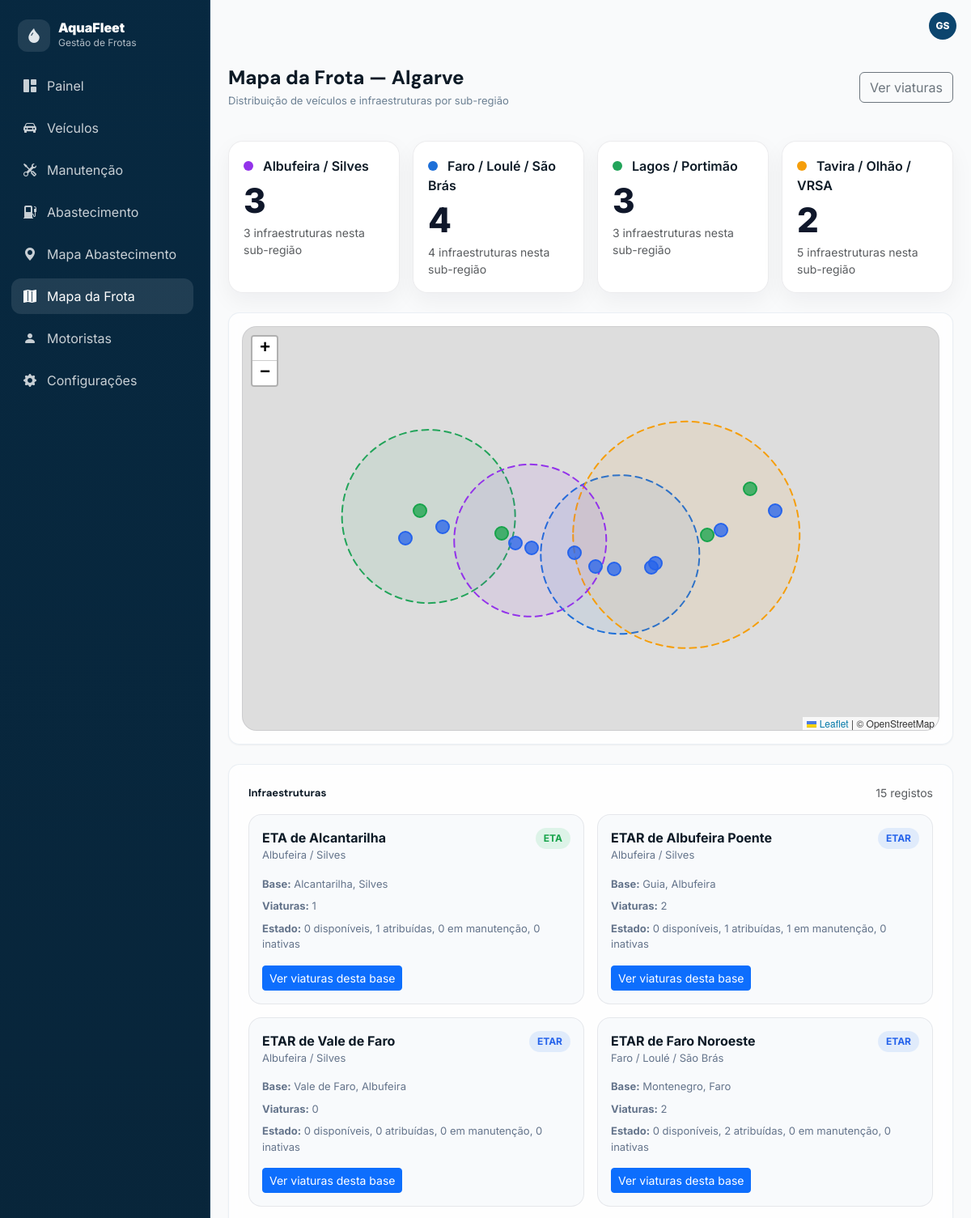
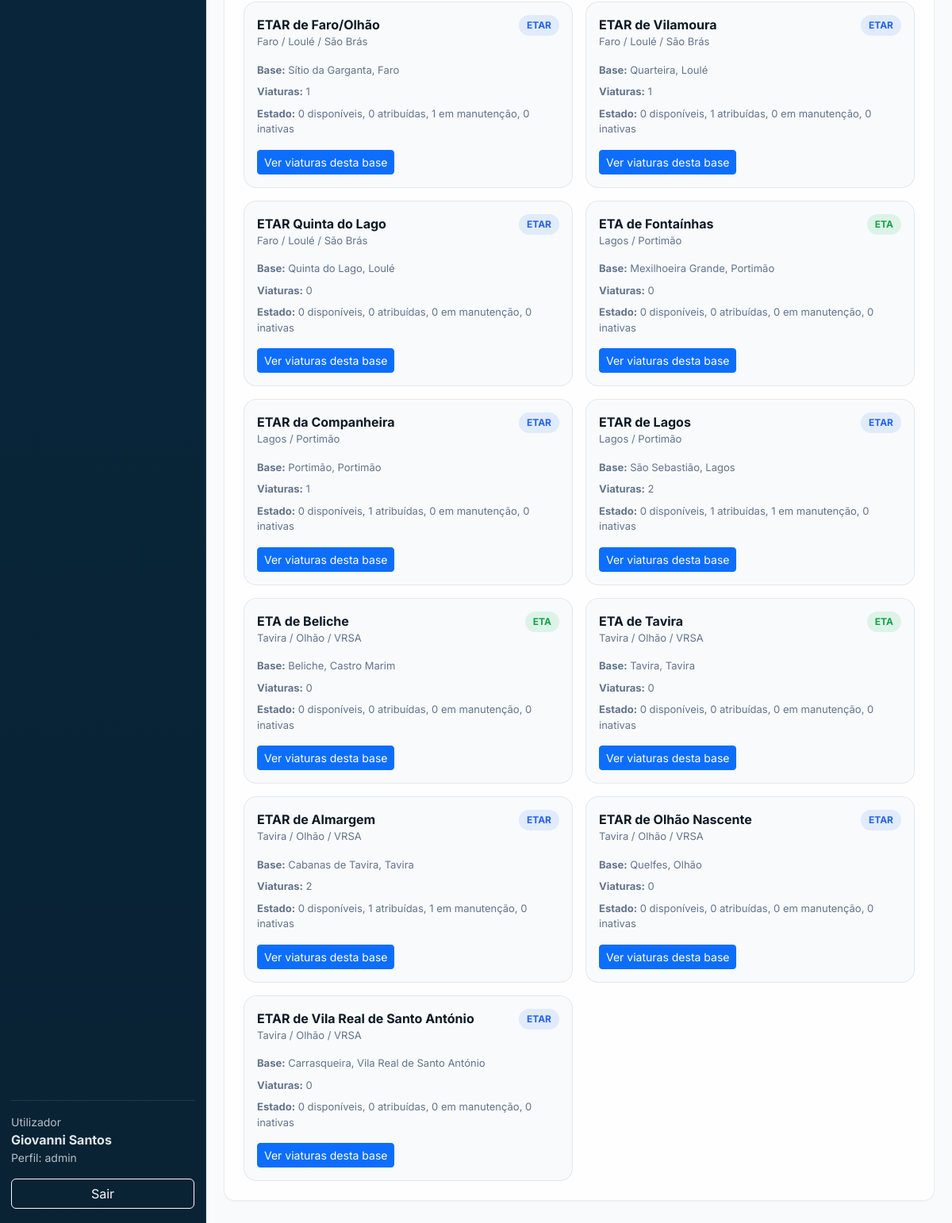
Screenshot of /mapa-frota/index.php (signed in) with the database file from the repository (2 pictures, top to bottom).
### tables this page shows
CREATE TABLE `infraestruturas` (
  `id` int(11) NOT NULL,
  `nome` varchar(150) NOT NULL,
  `tipo` enum('ETA','ETAR') NOT NULL,
  `concelho` varchar(100) DEFAULT NULL,
  `localidade` varchar(150) DEFAULT NULL,
  `sub_regiao` varchar(100) NOT NULL,
  `latitude` decimal(10,7) DEFAULT NULL,
  `longitude` decimal(10,7) DEFAULT NULL,
  `ativo` tinyint(1) NOT NULL DEFAULT 1,
  `criado_em` timestamp NOT NULL DEFAULT current_timestamp()
);

### mapa-frota/index.php (the view, shortened to what this page needs)
<?php
require_once __DIR__ . "/../inc/database.php";
require_once __DIR__ . "/../inc/header.php";
function h($s) {
  return htmlspecialchars((string)$s, ENT_QUOTES, 'UTF-8');
}
function qs(array $changes = []) {
  $params = $_GET;
  foreach ($changes as $k => $v) {
    if ($v === null || $v === '') {
      unset($params[$k]);
    } else {
      $params[$k] = $v;
    }
  }
  $query = http_build_query($params);
  return $query ? ('?' . $query) : '';
}
$infraestrutura_id = isset($_GET['infraestrutura_id']) && ctype_digit((string)$_GET['infraestrutura_id'])
  ? (int)$_GET['infraestrutura_id']
  : 0;
$sql = "
  SELECT
    i.id,
    i.nome,
    i.tipo,
    i.concelho,
    i.localidade,
    i.sub_regiao,
    i.latitude,
    i.longitude,
    COUNT(v.id) AS total_viaturas,
    SUM(CASE WHEN v.estado = 'Disponível' THEN 1 ELSE 0 END) AS disponiveis,
    SUM(CASE WHEN v.estado = 'Atribuída' THEN 1 ELSE 0 END) AS atribuidas,
    SUM(CASE WHEN v.estado = 'Em Manutenção' THEN 1 ELSE 0 END) AS manutencao,
    SUM(CASE WHEN v.estado = 'Inativo' THEN 1 ELSE 0 END) AS inativas
  FROM infraestruturas i
  LEFT JOIN viaturas v ON v.infraestrutura_id = i.id
  WHERE i.ativo = 1
  GROUP BY
    i.id, i.nome, i.tipo, i.concelho, i.localidade,
    i.sub_regiao, i.latitude, i.longitude
  ORDER BY i.sub_regiao ASC, i.tipo ASC, i.nome ASC
";
$res = mysqli_query($ligacao, $sql);
$infraestruturas = [];
$subRegioes = [];
if ($res) {
  while ($row = mysqli_fetch_assoc($res)) {
    $item = [
      'id' => (int)$row['id'],
      'nome' => (string)$row['nome'],
      'tipo' => (string)$row['tipo'],
      'concelho' => (string)($row['concelho'] ?? ''),
      'localidade' => (string)($row['localidade'] ?? ''),
      'sub_regiao' => (string)$row['sub_regiao'],
      'latitude' => $row['latitude'] !== null ? (float)$row['latitude'] : null,
      'longitude' => $row['longitude'] !== null ? (float)$row['longitude'] : null,
      'total_viaturas' => (int)$row['total_viaturas'],
      'disponiveis' => (int)$row['disponiveis'],
      'atribuidas' => (int)$row['atribuidas'],
      'manutencao' => (int)$row['manutencao'],
      'inativas' => (int)$row['inativas'],
    ];
    $infraestruturas[] = $item;
    $sr = $item['sub_regiao'];
    if (!isset($subRegioes[$sr])) {
      $subRegioes[$sr] = [
        'nome' => $sr,
        'infraestruturas' => 0,
        'viaturas' => 0
      ];
    }
    $subRegioes[$sr]['infraestruturas']++;
    $subRegioes[$sr]['viaturas'] += $item['total_viaturas'];
  }
}
$subRegioes = array_values($subRegioes);
?>
<link rel="stylesheet" href="https://unpkg.com/leaflet@1.9.4/dist/leaflet.css">
<div class="space-y-6">
  <div class="d-flex flex-column flex-md-row align-items-start align-items-md-center justify-content-between gap-3 mb-4">
    <div>
      <h1 class="page-title">Mapa da Frota — Algarve</h1>
      <div class="page-subtitle">Distribuição de veículos e infraestruturas por sub-região</div>
    </div>
    <div class="d-flex gap-2 flex-wrap">
      <a href="<?php echo $BASE_URL; ?>/viaturas/index.php" class="btn btn-outline-secondary">Ver viaturas</a>
    </div>
  </div>
  <div class="row g-3 mb-4">
    <?php
      $cores = [
        'Faro / Loulé / São Brás' => '#1d6fd8',
        'Lagos / Portimão' => '#22a45a',
        'Tavira / Olhão / VRSA' => '#f59e0b',
        'Albufeira / Silves' => '#9333ea',
      ];
    ?>
    <?php foreach ($subRegioes as $sr): ?>
      <div class="col-12 col-md-6 col-xl-3">
        <div class="region-card">
          <div class="fw-semibold">
            <span class="region-dot" style="background: <?php echo h($cores[$sr['nome']] ?? '#64748b'); ?>;"></span>
            <?php echo h($sr['nome']); ?>
          </div>
          <div class="region-number"><?php echo (int)$sr['viaturas']; ?></div>
          <div class="text-muted small">
            <?php echo (int)$sr['infraestruturas']; ?> infraestruturas nesta sub-região
          </div>
        </div>
      </div>
    <?php endforeach; ?>
  </div>
  <div class="glass-card p-3 mb-4">
    <div id="fleetMap"></div>
  </div>
  <div class="glass-card p-4">
    <div class="d-flex justify-content-between align-items-center mb-3">
      <h3 class="section-title mb-0">Infraestruturas</h3>
      <div class="small text-muted"><?php echo count($infraestruturas); ?> registos</div>
    </div>
    <div class="row g-3">
      <?php if ($infraestruturas): ?>
        <?php foreach ($infraestruturas as $i): ?>
          <?php
            $isActive = ($infraestrutura_id > 0 && $infraestrutura_id === (int)$i['id']);
            $moradaBase = trim(($i['localidade'] ?: '') . ($i['concelho'] ? ', ' . $i['concelho'] : ''));
          ?>
          <div class="col-12 col-xl-6">
            <div class="infra-card <?php echo $isActive ? 'active' : ''; ?>">
              <div class="d-flex flex-column flex-md-row justify-content-between align-items-start gap-3 mb-3">
                <div>
                  <div class="fw-bold"><?php echo h($i['nome']); ?></div>
                  <div class="small-muted"><?php echo h($i['sub_regiao']); ?></div>
                </div>
                <span class="badge-mini <?php echo $i['tipo'] === 'ETA' ? 'badge-eta' : 'badge-etar'; ?>">
                  <?php echo h($i['tipo']); ?>
                </span>
              </div>
              <div class="small-muted mb-2">
                <strong>Base:</strong>
                <?php echo $moradaBase !== '' ? h($moradaBase) : 'Não definida'; ?>
              </div>
              <div class="small-muted mb-2">
                <strong>Viaturas:</strong> <?php echo (int)$i['total_viaturas']; ?>
              </div>
              <div class="small-muted mb-3">
                <strong>Estado:</strong>
                <?php echo (int)$i['disponiveis']; ?> disponíveis,
                <?php echo (int)$i['atribuidas']; ?> atribuídas,
                <?php echo (int)$i['manutencao']; ?> em manutenção,
                <?php echo (int)$i['inativas']; ?> inativas
              </div>
              <div class="d-flex gap-2 flex-wrap">
                <a href="index.php<?php echo qs(['infraestrutura_id' => (int)$i['id']]); ?>" class="btn btn-primary btn-sm">
                  Ver viaturas desta base
                </a>
              </div>
            </div>
          </div>
        <?php endforeach; ?>
      <?php else: ?>
        <div class="col-12">
          <div class="text-center text-muted py-4">Ainda não existem infraestruturas cadastradas.</div>
        </div>
      <?php endif; ?>
    </div>
  </div>
</div>
<?php
require_once __DIR__ . "/../inc/footer.php";
?>

### css/style_css/style.css (style rules this page uses)
:root { --background: hsl(210 20% 98%); --foreground: hsl(210 50% 10%); --card: hsl(0 0% 100%); --border: hsl(210 20% 90%); --primary: hsl(205 80% 24%); --muted: hsl(210 20% 94%); --muted-foreground: hsl(210 15% 50%); --success: hsl(152 60% 40%); --warning: hsl(38 92% 50%); --info: hsl(205 80% 55%); --danger: hsl(0 72% 51%); --sidebar: hsl(205 80% 14%); --sidebar-accent: hsl(205 70% 20%); --sidebar-foreground: hsl(210 20% 90%); --radius: 14px; }
* { box-sizing: border-box; }
body { background: var(--background); color: var(--foreground); font-family: Inter, sans-serif; margin:0; }
h1,h2,h3,h4,h5,h6 { font-family: "DM Sans", sans-serif; }
.space-y-6 > * + * { margin-top: 24px; }
.page-title { font-size:24px; font-weight:800; margin:0; }
.page-subtitle { color: var(--muted-foreground); font-size:13px; margin-top:4px; }
.section-title { font-size:13px; font-weight:700; margin:0; }
.glass-card { background: rgba(255,255,255,.80); backdrop-filter: blur(8px); border: 1px solid rgba(226,232,240,.7); box-shadow: 0 1px 2px rgba(15,23,42,.05); border-radius: 14px; }
html, body { height: 100%; }
body { margin: 0; overflow: hidden; }

### mapa-frota/index.php (style rules this page uses)
#fleetMap { height: 500px; border-radius: 18px; overflow: hidden; border: 1px solid rgba(15,23,42,.08); }
.region-card { background: rgba(255,255,255,.96); border: 1px solid rgba(15,23,42,.08); border-radius: 18px; padding: 18px; box-shadow: 0 10px 28px rgba(15,23,42,.05); height: 100%; }
.region-dot { width: 12px; height: 12px; border-radius: 999px; display: inline-block; margin-right: 8px; }
.region-number { font-size: 42px; font-weight: 800; line-height: 1; color: #0f172a; margin: 10px 0 8px; }
.badge-mini { display: inline-flex; align-items: center; border-radius: 999px; padding: 4px 10px; font-size: 12px; font-weight: 700; }
.badge-eta { background: rgba(34,197,94,.12); color: #16a34a; }
.badge-etar { background: rgba(59,130,246,.12); color: #2563eb; }
.infra-card { border: 1px solid rgba(15,23,42,.08); background: rgba(248,250,252,.92); border-radius: 16px; padding: 16px; height: 100%; }
.small-muted { color: #64748b; font-size: 13px; }

### rows the page displays
infraestruturas: sub_regiao "Tavira / Olhão / VRSA", viaturas "2", infraestruturas "5", nome "ETAR de Almargem", tipo "ETAR", moradaBase "Cabanas de Tavira, Tavira", total_viaturas "2", disponiveis "0", atribuidas "1", manutencao "1", inativas "0"
infraestruturas: nome "ETA de Alcantarilha", sub_regiao "Albufeira / Silves", tipo "ETA", moradaBase "Alcantarilha, Silves", total_viaturas "1", disponiveis "0", atribuidas "1", manutencao "0", inativas "0"
infraestruturas: nome "ETAR de Albufeira Poente", sub_regiao "Albufeira / Silves", tipo "ETAR", moradaBase "Guia, Albufeira", total_viaturas "2", disponiveis "0", atribuidas "1", manutencao "1", inativas "0"
infraestruturas: nome "ETAR de Vale de Faro", sub_regiao "Albufeira / Silves", tipo "ETAR", moradaBase "Vale de Faro, Albufeira", total_viaturas "0", disponiveis "0", atribuidas "0", manutencao "0", inativas "0"
infraestruturas: nome "ETAR de Faro Noroeste", sub_regiao "Faro / Loulé / São Brás", tipo "ETAR", moradaBase "Montenegro, Faro", total_viaturas "2", disponiveis "0", atribuidas "2", manutencao "0", inativas "0"
infraestruturas: nome "ETAR de Faro/Olhão", sub_regiao "Faro / Loulé / São Brás", tipo "ETAR", moradaBase "Sítio da Garganta, Faro", total_viaturas "1", disponiveis "0", atribuidas "0", manutencao "1", inativas "0"
infraestruturas: nome "ETAR de Vilamoura", sub_regiao "Faro / Loulé / São Brás", tipo "ETAR", moradaBase "Quarteira, Loulé", total_viaturas "1", disponiveis "0", atribuidas "1", manutencao "0", inativas "0"
infraestruturas: nome "ETAR Quinta do Lago", sub_regiao "Faro / Loulé / São Brás", tipo "ETAR", moradaBase "Quinta do Lago, Loulé", total_viaturas "0", disponiveis "0", atribuidas "0", manutencao "0", inativas "0"
infraestruturas: nome "ETA de Fontaínhas", sub_regiao "Lagos / Portimão", tipo "ETA", moradaBase "Mexilhoeira Grande, Portimão", total_viaturas "0", disponiveis "0", atribuidas "0", manutencao "0", inativas "0"
infraestruturas: nome "ETAR da Companheira", sub_regiao "Lagos / Portimão", tipo "ETAR", moradaBase "Portimão, Portimão", total_viaturas "1", disponiveis "0", atribuidas "1", manutencao "0", inativas "0"
infraestruturas: nome "ETAR de Lagos", sub_regiao "Lagos / Portimão", tipo "ETAR", moradaBase "São Sebastião, Lagos", total_viaturas "2", disponiveis "0", atribuidas "1", manutencao "1", inativas "0"
infraestruturas: nome "ETA de Beliche", sub_regiao "Tavira / Olhão / VRSA", tipo "ETA", moradaBase "Beliche, Castro Marim", total_viaturas "0", disponiveis "0", atribuidas "0", manutencao "0", inativas "0"
infraestruturas: nome "ETA de Tavira", sub_regiao "Tavira / Olhão / VRSA", tipo "ETA", moradaBase "Tavira, Tavira", total_viaturas "0", disponiveis "0", atribuidas "0", manutencao "0", inativas "0"
infraestruturas: nome "ETAR de Olhão Nascente", sub_regiao "Tavira / Olhão / VRSA", tipo "ETAR", moradaBase "Quelfes, Olhão", total_viaturas "0", disponiveis "0", atribuidas "0", manutencao "0", inativas "0"
infraestruturas: nome "ETAR de Vila Real de Santo António", sub_regiao "Tavira / Olhão / VRSA", tipo "ETAR", moradaBase "Carrasqueira, Vila Real de Santo António", total_viaturas "0", disponiveis "0", atribuidas "0", manutencao "0", inativas "0"

### other values shown
$_SESSION['user_nome'] "Giovanni Santos"
$_SESSION['user_perfil'] "admin"
$iniciais "GS"
$sr['nome'] "Albufeira / Silves"
$sr['viaturas'] "3"
$sr['infraestruturas'] "3"
$sr['nome'] "Faro / Loulé / São Brás"
$sr['viaturas'] "4"
$sr['infraestruturas'] "4"
$sr['nome'] "Lagos / Portimão"
count($infraestruturas) "15"
